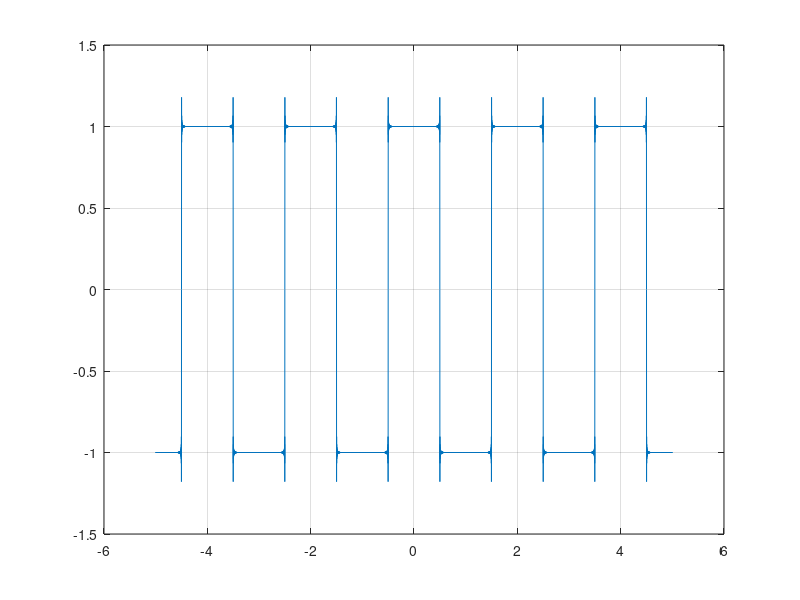

Write MATLAB code to recreate this figure.
t=-5:0.001:5;
T=4;
w=2*pi*(1/T)
a0 = 0
ft=a0
for n=1:1000
  k=n*pi
  ft = ft +(4/k)*sin(k/2)*cos(n*pi*t);
end
plot(t,ft)
grid
